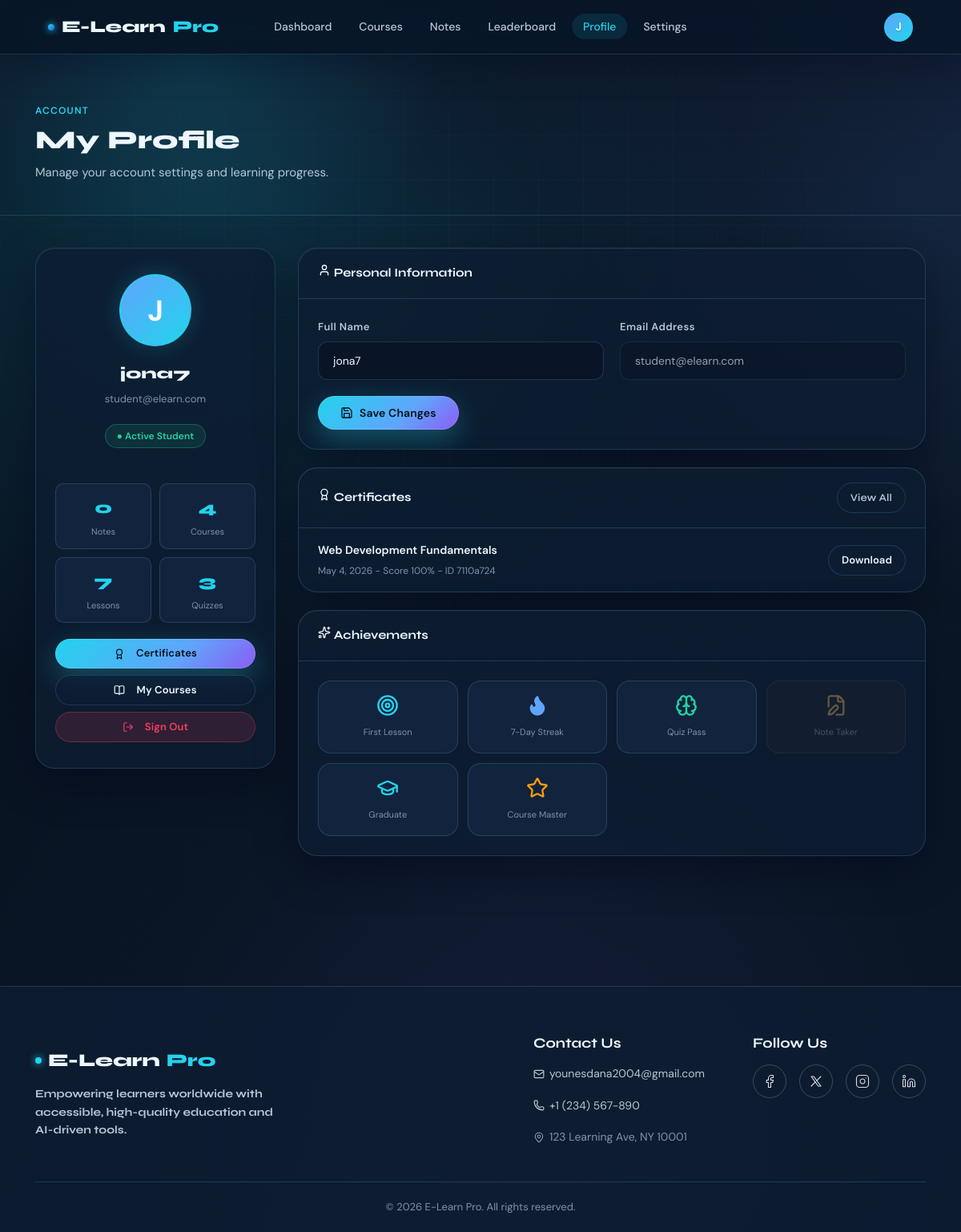
The page /profile (signed in) on the database as committed earlier.
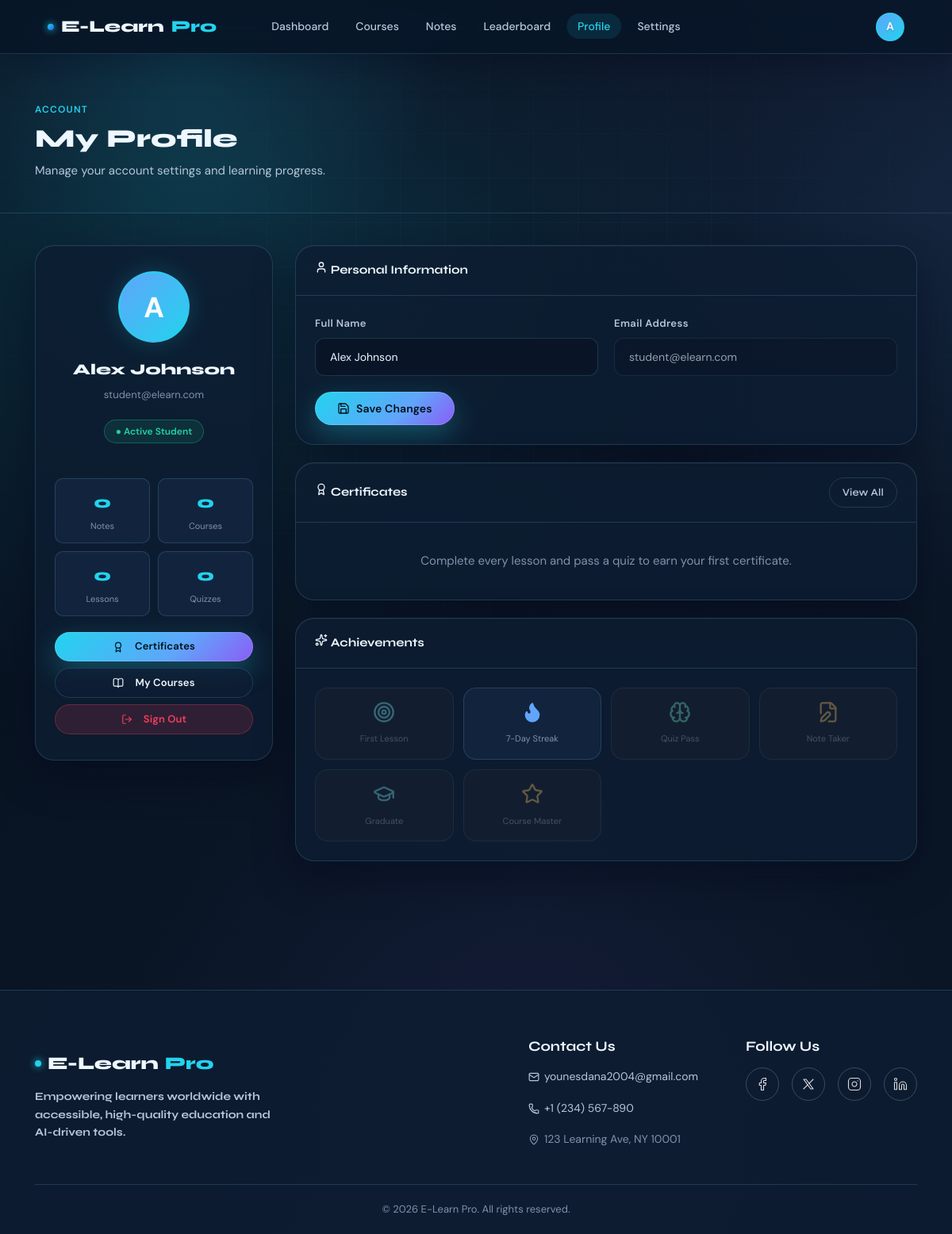
The same page on the database as committed later.
### tables this page shows
CREATE TABLE courses (
            id TEXT PRIMARY KEY,
            title TEXT NOT NULL,
            description TEXT,
            emoji TEXT DEFAULT 'book',
            color TEXT DEFAULT '#1a2a4a',
            level TEXT DEFAULT 'beginner',
            hours INTEGER DEFAULT 0,
            category TEXT DEFAULT 'general',
            created_by INTEGER,
            created_at TEXT,
            is_archived INTEGER DEFAULT 0
        );

### app.py (the view, shortened to what this page needs)
@app.route("/profile", methods=["GET", "POST"])
@login_required
def profile():
    db = get_db()
    ensure_certificates_for_user(session["user_id"])
    notes_count = db.execute("SELECT COUNT(*) FROM notes WHERE user_id=?", (session["user_id"],)).fetchone()[0]
    stats = get_user_stats(session["user_id"])
    quiz_count = db.execute("SELECT COUNT(*) FROM quiz_results WHERE user_id=?", (session["user_id"],)).fetchone()[0]
    certificates = db.execute(
        """
        SELECT ec.course_id, ec.percentage AS quiz_score, ec.certificate_id,
               ec.created_at AS completed_at, c.title AS course_title
        FROM exam_completions ec
        JOIN courses c ON c.id = ec.course_id
        WHERE ec.user_id=?
        UNION ALL
        SELECT cp.course_id, cp.quiz_score AS quiz_score, cp.certificate_id,
               cp.completed_at AS completed_at, c.title AS course_title
        FROM completions cp
        JOIN courses c ON c.id = cp.course_id
        WHERE cp.user_id=?
          AND NOT EXISTS (
            SELECT 1 FROM exam_completions ec
            WHERE ec.user_id=cp.user_id AND ec.course_id=cp.course_id
          )
        ORDER BY completed_at DESC
        LIMIT 3
        """,
        (session["user_id"], session["user_id"]),
    ).fetchall()
    return render_template(
        "profile.html", user=current_user(), notes_count=notes_count, stats=stats,
        quiz_count=quiz_count, certificates=certificates,
    )

### app.py (called while the page is built)
def get_db():
    if "db" not in g:
        g.db = sqlite3.connect(DATABASE, detect_types=sqlite3.PARSE_DECLTYPES)
        g.db.row_factory = sqlite3.Row
    return g.db

def login_required(f):
    @wraps(f)
    def decorated(*args, **kwargs):
        if "user_id" not in session:
            flash("Please sign in to continue.", "info")
            return redirect(url_for("login"))
        return f(*args, **kwargs)
    return decorated

def current_user():
    return {
        "id":    session.get("user_id"),
        "name":  session.get("name"),
        "email": session.get("email"),
        "role":  session.get("role"),
    }

def format_date(value, fallback=""):
    if not value:
        return fallback
    try:
        return datetime.fromisoformat(value).strftime("%B %-d, %Y")
    except ValueError:
        try:
            return datetime.fromisoformat(value).strftime("%B %#d, %Y")
        except ValueError:
            return fallback or value

### templates/profile.html (shortened to what the changed rows need)
{% extends "base.html" %}
{% block content %}
<div class="page-hero">
  <div class="container">
    <h1 class="page-hero-title">My Profile</h1>
  </div>
</div>
<div class="container">
  <div class="profile-layout">
    <div>
      <div class="profile-card">
        <div class="profile-avatar-big">{{ user.name[0]|upper }}</div>
        <div class="profile-name">{{ user.name }}</div>
        <div class="profile-email">{{ user.email }}</div>
        <div class="profile-badge">● {{ 'Admin' if user.role == 'admin' else 'Active Student' }}</div>
        <div class="profile-stats-mini">
          <div class="p-stat"><div class="p-stat-num">{{ notes_count }}</div><div class="p-stat-label">Notes</div></div>
          <div class="p-stat"><div class="p-stat-num">{{ stats.total_courses_started }}</div><div class="p-stat-label">Courses</div></div>
          <div class="p-stat"><div class="p-stat-num">{{ stats.total_lessons_completed }}</div><div class="p-stat-label">Lessons</div></div>
          <div class="p-stat"><div class="p-stat-num">{{ quiz_count }}</div><div class="p-stat-label">Quizzes</div></div>
        </div>
        <div style="display:flex;flex-direction:column;gap:8px;margin-top:8px;">
          <a href="{{ url_for('certificates') }}" class="btn btn-primary btn-sm" style="text-decoration:none;"><i data-lucide="award" style="width:14px;height:14px;margin-right:6px;"></i> Certificates</a>
          <a href="{{ url_for('courses') }}" class="btn btn-secondary btn-sm" style="text-decoration:none;"><i data-lucide="book-open" style="width:14px;height:14px;margin-right:6px;"></i> My Courses</a>
          <a href="{{ url_for('logout') }}" class="btn btn-danger btn-sm" style="text-decoration:none;"><i data-lucide="log-out" style="width:14px;height:14px;margin-right:6px;"></i> Sign Out</a>
        </div>
      </div>
    </div>
    <div>
      <div class="settings-section">
        <div style="padding:24px;">
          <form method="POST" action="{{ url_for('profile') }}">
            <div class="grid-2">
              <div class="form-group">
                <label class="form-label">Full Name</label>
                <input type="text" name="name" value="{{ user.name }}" placeholder="Your full name"/>
              </div>
            </div>
          </form>
        </div>
      </div>
      <div class="settings-section">
        <div class="settings-section-head">
          <span><i data-lucide="award" style="width:16px;height:16px;"></i> Certificates</span>
          <a href="{{ url_for('certificates') }}" class="btn btn-ghost btn-sm">View All</a>
        </div>
        {% for cert in certificates %}
        <div class="cert-mini">
          <div>
            <div class="settings-label">{{ cert.course_title }}</div>
            <div class="settings-desc">{{ cert.completed_at|pretty_date }} - Score {{ "%.0f"|format(cert.quiz_score) }}% - ID {{ cert.certificate_id[:8] }}</div>
          </div>
          <a href="{{ url_for('certificate', course_id=cert.course_id) }}" class="btn btn-secondary btn-sm">Download</a>
        </div>
        {% else %}
        <div class="empty-state" style="padding:36px 20px;">Complete every lesson and pass a quiz to earn your first certificate.</div>
        {% endfor %}
      </div>
    </div>
  </div>
</div>
{% endblock %}

Rows that differ between the two databases and show on the page:
no longer on this page (row edited): courses: course_title "Web Development Fundamentals", completed_at|pretty_date "May 4, 2026", quiz_score "100", certificate_id "7110a724"
Other text that changed with them:
{{ session.name[0]|upper if session.name else 'U' }}: "J" → "A"
{{ user.name[0]|upper }}: "J" → "A"
{{ user.name }}: "jona7" → "Alex Johnson"
{{ stats.total_courses_started }}: "4" → "0"
{{ stats.total_lessons_completed }}: "7" → "0"
{{ quiz_count }}: "3" → "0"
form field name: "jona7" → "Alex Johnson"
text now shown: "Complete every lesson and pass a quiz to earn your first certificate."
